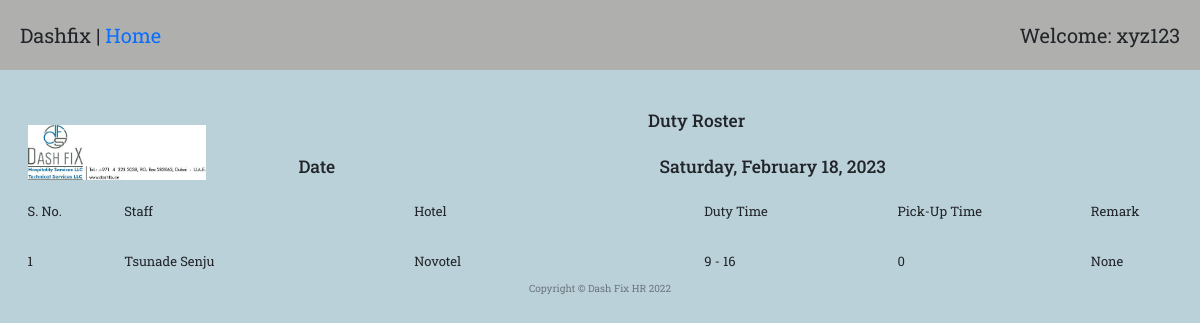
/roster_single/7 (signed in), run on the app's committed database.
### main.py (models this page shows)
class rosterMaster(db.Model):
    __tablename__ = "rosterMaster"
    id = Column(Integer, primary_key=True)
    date = Column(String(300))
    entry = relationship("rosterEntryMaster", back_populates="roster")
    createdBy = Column(Integer, ForeignKey("Users.id"))
    user = relationship("User", back_populates="roster")

class employeeMaster(db.Model):
    __tablename__ = "employeeMaster"
    id = Column(Integer, primary_key=True)
    employeeID = Column(String(300))
    joining_date = Column(DateTime)
    name = Column(String(300))
    addressUae = Column(String(300))
    poBox = Column(String(300))
    mobilePersonal = Column(Integer)
    mobileHome = Column(Integer)
    personalMail = Column(String(300))
    addressHome = Column(String(300))
    passportNumber = Column(Integer)
    nationality = Column(String(300))
    ownCar = Column(Boolean)
    carRent = Column(Boolean)
    company_laptop = Column(String(300))
    company_mobile = Column(String(300))
    emUaeName = Column(String(300))
    emUaeRel = Column(String(300))
    emUaeAddr = Column(String(300))
    emUaeMobileNumber = Column(Integer)
    emUaeHomeNumber = Column(Integer)
    originCountry = Column(String(300))
    emCoName = Column(String(300))
    emCoRel = Column(String(300))
    emCoAddr = Column(String(300))
    emCoMobileNumber = Column(Integer)
    emCoHomeNumber = Column(Integer)
    createdBy = Column(Integer, ForeignKey("Users.id"))
    user = relationship("User", back_populates="employee")
    departmentId = Column(Integer, ForeignKey("departmentMaster.id"))
    department = relationship("departmentMaster", back_populates="employee")
    document = relationship("documentMaster", back_populates="employee")
    actionItem = relationship("actionItemMaster", back_populates="employee")
    leave = relationship("leaveApplicationMaster", back_populates="employee")
    passport = relationship("passportApplicationMaster", back_populates="employee")
    timesheet = relationship("timesheetEntryMaster", back_populates="employee")
    roster = relationship("rosterEntryMaster", back_populates="employee")

class hotelMaster(db.Model):
    __tablename__ = "hotelMaster"
    id = Column(Integer, primary_key=True)
    name = Column(String(300))
    address = Column(String(300))
    rosterEntry = relationship("rosterEntryMaster", back_populates="hotel")
    timesheet = relationship("timesheetMaster", back_populates="hotel")

class rosterEntryMaster(db.Model):
    __tablename__ = "rosterEntryMaster"
    id = Column(Integer, primary_key=True)
    timeIn1 = Column(Integer)
    timeOut1 = Column(Integer)
    timeIn2 = Column(Integer)
    timeOut2 = Column(Integer)
    pickUp = Column(Integer)
    remark = Column(String(300))
    absent = Column(String(300))
    employeeID = Column(Integer, ForeignKey("employeeMaster.id"))
    employee = relationship("employeeMaster", back_populates="roster")
    rosterID = Column(Integer, ForeignKey("rosterMaster.id"))
    roster = relationship("rosterMaster", back_populates="entry")
    hotelID = Column(Integer, ForeignKey("hotelMaster.id"))
    hotel = relationship("hotelMaster", back_populates="rosterEntry")

### main.py (the view)
@app.route("/roster_single/<roster_id>", methods=["GET", "POST"])
@admin_only
def roster_single(roster_id):
    roster_entries = db.session.query(rosterEntryMaster).filter_by(rosterID=roster_id).all()
    roster_element = rosterMaster.query.get(roster_id)
    roster_date = roster_element.date
    roster_day = datetime.datetime.strptime(roster_date, "%Y-%m-%d").strftime('%A')
    roster_full_date = datetime.datetime.strptime(roster_date, '%Y-%m-%d').strftime('%B %d, %Y')
    employee_list = []
    hotel_list = []
    for i in roster_entries:
        employee = db.session.query(employeeMaster).filter_by(id=i.employeeID).first()
        hotel = db.session.query(hotelMaster).filter_by(id=i.hotelID).first()
        hotel_list.append(hotel.name)
        employee_list.append(employee.name)
    return render_template("roster_entries.html", entries=roster_entries, employees=employee_list, hotels=hotel_list,
                           len=range(len(roster_entries)), date=roster_full_date, day=roster_day)

### main.py (called while the page is built)
def admin_only(f):
    @wraps(f)
    def decorated_function(*args, **kwargs):
        admin = User.query.all()
        admin_id = []
        for i in admin:
            id_ = i.id
            admin_id.append(id_)
        if current_user.id not in admin_id:
            return abort(403)
        return f(*args, **kwargs)
    return decorated_function

@login_manager.user_loader
def load_user(user_id):
    return User.query.get(int(user_id))

### templates/roster_entries.html
{% extends 'bootstrap/base.html' %}
{% import "bootstrap/wtf.html" as wtf %}
{% block content %}
{% include "header.html" %}
  <div class="welcome">
    <span>Dashfix | <a href="{{url_for('home')}}">Home</a></span>
    <span>Welcome: xyz123</span>
  </div>
  <div class="row" style="text-align: center;">
    <div class="col-2">
      <img src="{{ url_for('static', filename='images/Sign.png')}}" alt="" style="width: 100%; padding-top:35px;">
    </div>
    <div class="col-10">
      <div class="row">
        <div class="col-12">
          <h3>Duty Roster</h3>
        </div>
      </div>
      <div class="row">
        <div class="col-2">
          <h3>Date</h3>
        </div>
        <div class="col-10">
          <h3>{{day}}, {{date}}</h3>
        </div>
      </div>
    </div>
  </div>
  <div class="row">
    <div class="col-1"><p>S. No.</p></div>
    <div class="col-3"><p>Staff</p></div>
    <div class="col-3"><p>Hotel</p></div>
    <div class="col-2"><p>Duty Time</p></div>
    <div class="col-2"><p>Pick-Up Time</p></div>
    <div class="col-1">Remark</div>
  </div>
  <div class="row">
    {% for i in len %}
      {% if entries[i].absent == 'none' %}
        <div class="col-1"><p>{{ i + 1 }}</p></div>
        <div class="col-3"><p>{{ employees[i] }}</p></div>
        <div class="col-3"><p>{{ hotels[i] }}</p></div>
        {% if entries[i].timeIn2 == 0 %}
          <div class="col-2"><p>{{ entries[i].timeIn1 }} - {{ entries[i].timeOut1 }}</p></div>
        {% else %}
          <div class="col-2"><p>{{ entries[i].timeIn1 }} - {{ entries[i].timeOut1 }}/{{ entries[i].timeIn2 }} - {{ entries[i].timeOut2 }}</p></div>
        {% endif %}
        <div class="col-2"><p>{{ entries[i].pickUp }}</p></div>
        <div class="col-1">{{ entries[i].remark }}</div>
      {% else %}
        <div class="col-1"><p>{{ i + 1 }}</p></div>
        <div class="col-3"><p>{{ employees[i] }}</p></div>
        <div class="col-8" style="text-align: center; background-color: yellow;"><p>{{ entries[i].absent }}</p></div>
      {% endif %}
    {% endfor %}
  </div>
{% include "footer.html" %}
{% endblock %}

### static/styles1.css (style rules this page uses)
body { font-family: 'Roboto Slab', serif; }
body { background-color: #bbd1da; }
.welcome { background-color: #afb0ad; display: flex; justify-content: space-between; padding: 20px; font-size: 2rem; }
.row, h5 { margin-top: 20px; margin-right: 20px; margin-left: 20px; }
div { font-size: 1.3rem; margin: 0px; padding-right: 0px; }
.time_suc_entry, p { text-size: 1.8rem; }
a:link { text-decoration: none; text-color: black; }

### data on the page
rosterMaster: date "February 18, 2023"
employeeMaster: name "Tsunade Senju"
hotelMaster: name "Novotel"
rosterEntryMaster: timeIn1 "9", timeOut1 "16", pickUp "0", remark "None"

### other printed values
{{ day }} "Saturday"
{{ i + 1 }} "1"
